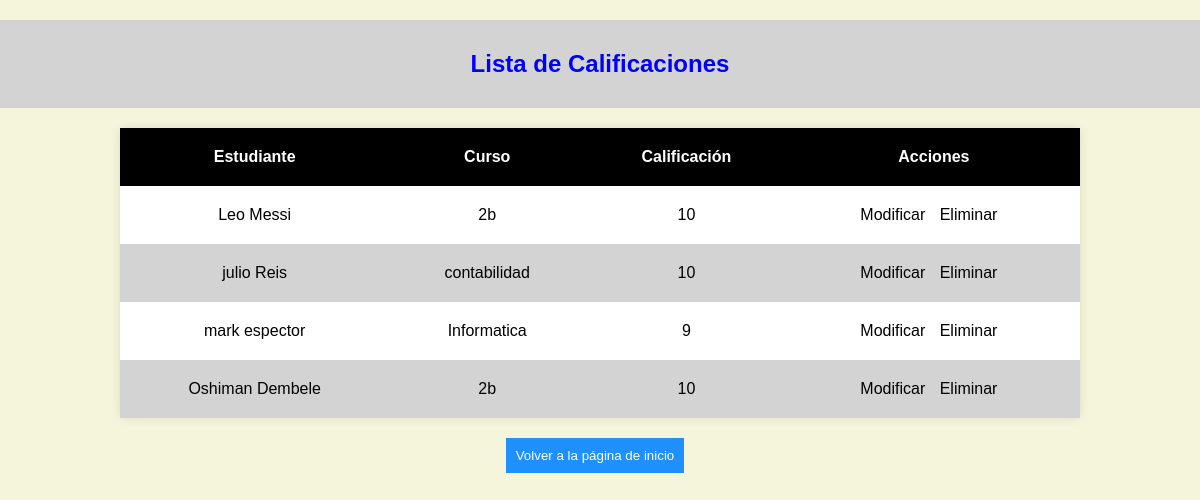
The page /lista_calificaciones/ on the database its author committed.
### estudiantes/models.py (models this page shows, shortened)
class Calificaciones(models.Model):
    estudiante = models.ForeignKey(Estudiante, on_delete=models.CASCADE)
    curso = models.ForeignKey(Curso, on_delete=models.CASCADE)
    calificacion = models.IntegerField()
    @classmethod
    def ver_todas(cls):
        return cls.objects.all()

class Estudiante(models.Model):
    nombre = models.CharField(max_length=100)
    apellido = models.CharField(max_length=100)
    correo = models.EmailField()
    def __str__(self):
        return f"{self.nombre} {self.apellido}"

class Curso(models.Model):
    nombre = models.CharField(max_length=100)
    def __str__(self):
        return self.nombre

### estudiantes/views.py (the view)
# urls.py: path('lista_calificaciones/', lista_calificaciones, name='lista_calificaciones'),
def lista_calificaciones(request):
    calificaciones = Calificaciones.ver_todas()
    return render(request, 'lista_calificaciones.html', {'calificaciones': calificaciones})

### estudiantes/templates/lista_calificaciones.html (shortened to what this page needs)
<!DOCTYPE html>
<html lang="en">
<head>
</head>
<body>
    <h2>Lista de Calificaciones</h2>
    <table>
        <thead>
            <tr>
                <th>Estudiante</th>
                <th>Curso</th>
                <th>Calificación</th>
                <th>Acciones</th>
            </tr>
        </thead>
        <tbody>
            {% for calificacion in calificaciones %}
                <tr>
                    <td>{{ calificacion.estudiante }}</td>
                    <td>{{ calificacion.curso }}</td>
                    <td>{{ calificacion.calificacion }}</td>
                    <td>
                        <a href="{% url 'modificar_calificacion' calificacion.id %}">Modificar</a>
                        <a href="{% url 'eliminar_calificacion' calificacion.id %}">Eliminar</a>
                    </td>
                </tr>
            {% endfor %}
        </tbody>
    </table>
    <a href="{% url 'inicio' %}">
        <button>Volver a la página de inicio</button>
    </a>
</body>
</html>

### estudiantes/templates/lista_calificaciones.html (style rules this page uses)
body { font-family: 'Arial', sans-serif; background-color: beige; text-align: center; margin: 0; padding: 0; }
h2 { background-color: lightgray; color: blue; padding: 30px; }
table { width: 80%; margin: 20px auto; border-collapse: collapse; background-color: white; box-shadow: 0 0 10px rgba(0, 0, 0, 0.1); }
th, td { padding: 20px; }
th { background-color: black; color: white; }
tr:nth-child(even) { background-color: lightgray; }
a { text-decoration: none; color: black; margin-right: 10px; }
button { background-color: DodgerBlue; color: white; padding: 10px; border: none; cursor: pointer; }

### rows shown on the page
Calificaciones: estudiante "Leo Messi", curso "2b", calificacion "10"
Calificaciones: estudiante "julio Reis", curso "contabilidad", calificacion "10"
Calificaciones: estudiante "mark espector", curso "Informatica", calificacion "9"
Calificaciones: estudiante "Oshiman Dembele", curso "2b", calificacion "10"
